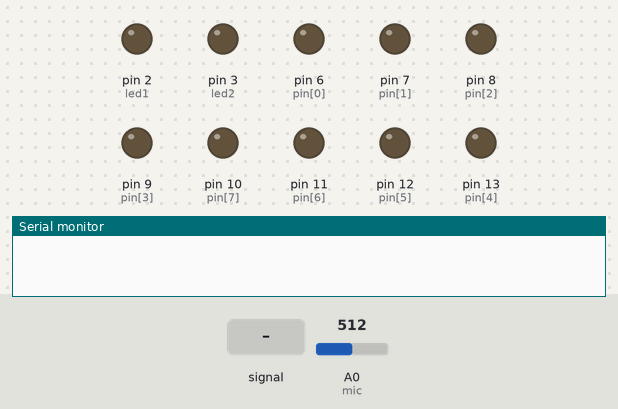
Bench run of a sketch on a simulated Arduino Uno, built with avr-gcc and run on an emulated ATmega328P. Parts: output pins drawn as LEDs (lit = HIGH), the last lines printed to the serial monitor. Dashed ring = blinking. The inputs (shaded band) are chosen by the test bench; at power-on: A0 (mic) = 512.

Above: at 1.2 s.
1.3 s: A0 (mic) fed a 200 Hz sine of ±81 counts around its level
At 1.42 s:
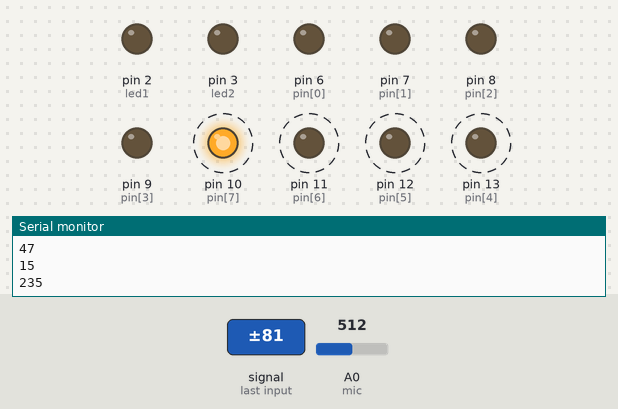
4.3 s: A0 (mic) set to 369
7.3 s: A0 (mic) set to 342
At 8.3 s:
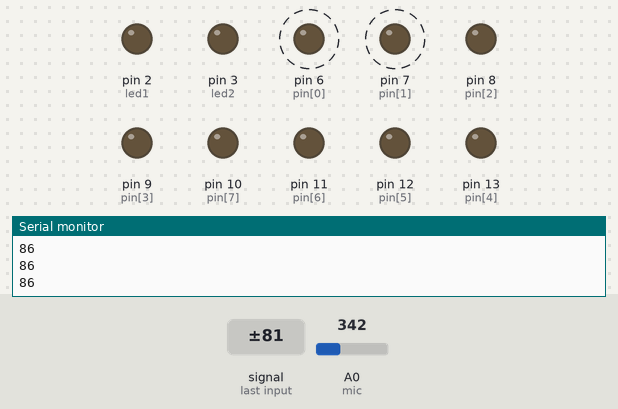
8.8 s: A0 (mic) set to 511
At 9.18 s:
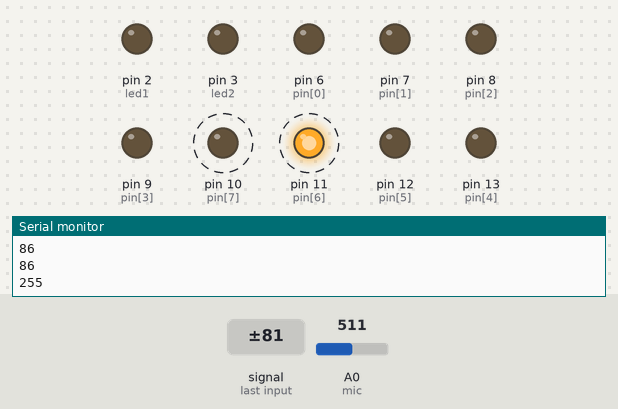
11.8 s: A0 (mic) set to 0
Timing chart, 0 to 15.8 s (numbered marks = the images above; inputs shaded):
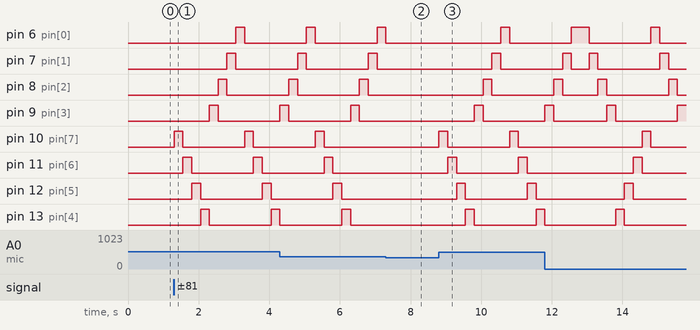

The sketch:

mic_ver2.ino
```cpp
const int pin[] = {6,7,8,9,13,12,11,10};
const int mic = A0;
const int led1 = 2;
const int led2 = 3;
byte hasil;

void setup() {
  Serial.begin(9600);
  for (int i = 0; i<=7; i++)
  {
    pinMode(pin[i],OUTPUT);
  }
  pinMode(led1,OUTPUT);
  pinMode(led2,OUTPUT);
  pinMode(mic,INPUT);
}

void loop() {
  hasil = analogRead(mic);
  if(hasil > 10)
  {
    Serial.println(hasil);

  }
//    Serial.println(hasil);
//============deteksi suara kecil
  if (hasil < 100)
  {
    kanan();
  }

//=============deteksi suara besar
  if (hasil > 100 || digitalRead(led1) == 1)
  {
    kiri();
  }
}

void kanan()
{
       for(int i=0; i<=7; i++)
          {
            if (analogRead(mic) > 5 )
            {
              break;
            }
            digitalWrite(pin[i], HIGH);
            delay(250);
            digitalWrite(pin[i], LOW);
          }
          digitalRead(led1) == 1;
}

void kiri()
{
        for(int i=7; i>=0; i--)
      {
        digitalWrite(pin[i],HIGH);
        delay(250);
        digitalWrite(pin[i], LOW);
      }
}
```

Measured:
- the behaviour switches between 357 and 356 on A0 (mic) (found by bisection; images 1 and 2)
- after the input at 1.3 s, pin 6 (pin[0]): LOW → HIGH after 1.8 s, → LOW 0.25 s later; pin 7 (pin[1]): LOW → HIGH after 1.5 s, → LOW 0.25 s later; pin 8 (pin[2]): LOW → HIGH after 1.3 s, → LOW 0.25 s later; pin 9 (pin[3]): LOW → HIGH after 1.0 s, → LOW 0.25 s later; pin 10 (pin[7]): alternates HIGH for 0.25 s and LOW for 1.8 s, starting at once
- after the input at 7.3 s, pin 8 (pin[2]): stays LOW (without the input it goes to HIGH after 1.3 s); pin 9 (pin[3]): stays LOW (without the input it goes to HIGH after 1.0 s)
- after the input at 8.8 s, pin 6 (pin[0]): LOW → HIGH after 1.8 s, → LOW 0.25 s later; pin 7 (pin[1]): LOW → HIGH after 1.5 s, → LOW 0.25 s later; pin 8 (pin[2]): LOW → HIGH after 1.3 s, → LOW 0.25 s later; pin 9 (pin[3]): LOW → HIGH after 1.0 s, → LOW 0.25 s later; pin 10 (pin[7]): alternates HIGH for 0.25 s and LOW for 1.8 s, starting at once
